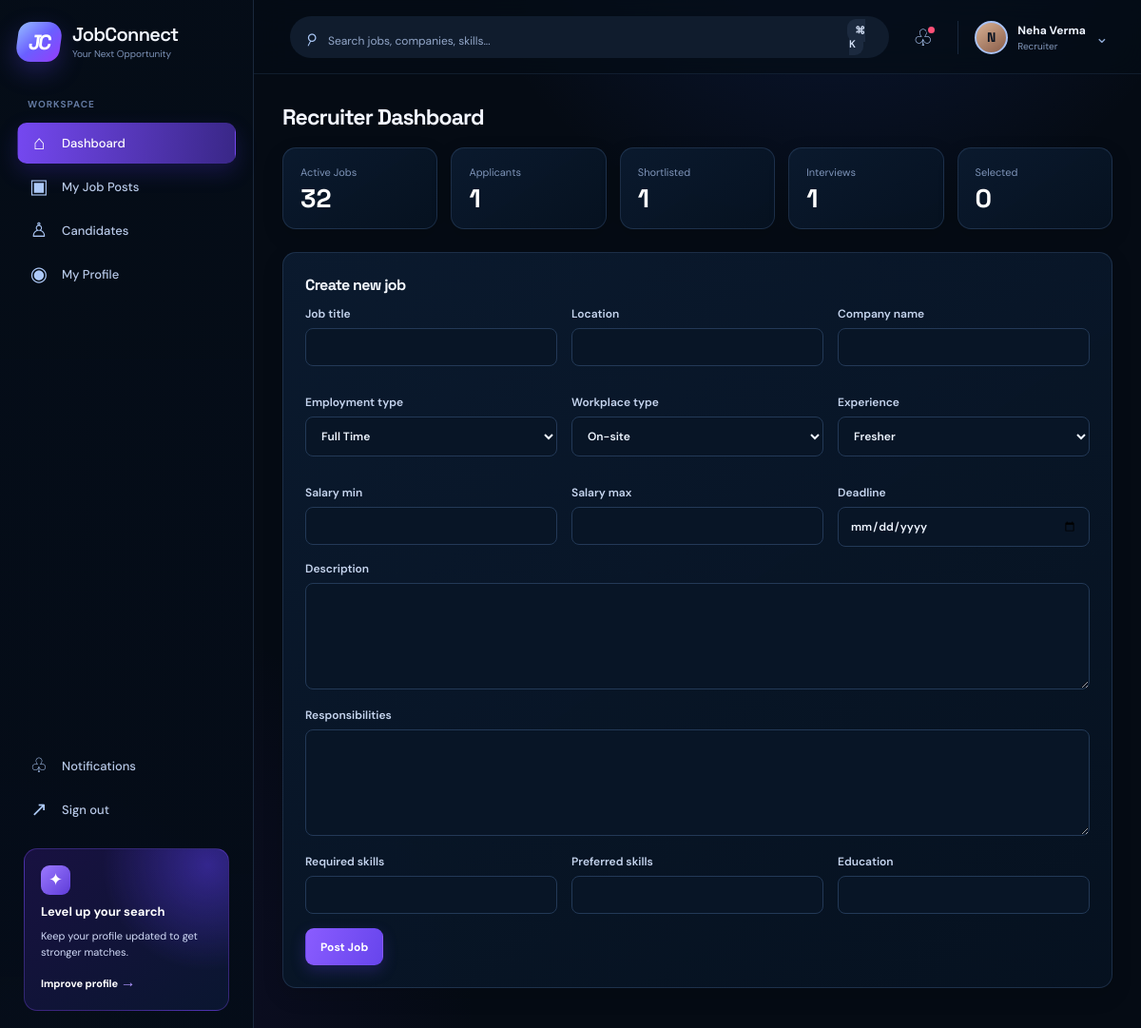
/dashboard (signed in), run on the app's committed database.
### tables this page shows
CREATE TABLE users (
            id INTEGER PRIMARY KEY AUTOINCREMENT,
            username TEXT UNIQUE NOT NULL,
            full_name TEXT NOT NULL,
            email TEXT UNIQUE NOT NULL,
            phone TEXT,
            password_hash TEXT NOT NULL,
            role TEXT NOT NULL,
            location TEXT,
            profile_image TEXT,
            created_at TEXT NOT NULL DEFAULT CURRENT_TIMESTAMP
        );

### backend/app.py (the view, shortened to what this page needs)
@app.route("/dashboard")
@login_required
def dashboard():
    user = get_current_user()
    if user["role"] == "recruiter":
        conn = get_db_connection()
        active_jobs = conn.execute("SELECT COUNT(*) FROM jobs WHERE recruiter_id = ? AND status = 'active'", (user["id"],)).fetchone()[0]
        applicants = conn.execute("SELECT COUNT(*) FROM applications a JOIN jobs j ON j.id = a.job_id WHERE j.recruiter_id = ?", (user["id"],)).fetchone()[0]
        shortlisted = conn.execute("SELECT COUNT(*) FROM applications a JOIN jobs j ON j.id = a.job_id WHERE j.recruiter_id = ? AND a.status = 'shortlisted'", (user["id"],)).fetchone()[0]
        interviews = conn.execute("SELECT COUNT(*) FROM interviews i JOIN applications a ON a.id = i.application_id JOIN jobs j ON j.id = a.job_id WHERE j.recruiter_id = ?", (user["id"],)).fetchone()[0]
        selected = conn.execute("SELECT COUNT(*) FROM applications a JOIN jobs j ON j.id = a.job_id WHERE j.recruiter_id = ? AND a.status = 'selected'", (user["id"],)).fetchone()[0]
        conn.close()
        return render_template(
            "recruiter_dashboard.html",
            user=user,
            active_jobs=active_jobs,
            applicants=applicants,
            shortlisted=shortlisted,
            interviews=interviews,
            selected=selected,
        )

### backend/app.py (called while the page is built, shortened)
def login_required(view):
    @wraps(view)
    def wrapped(*args, **kwargs):
        if not session.get("user_id"):
            flash("Please log in to continue.", "error")
            return redirect(url_for("login"))
        return view(*args, **kwargs)
    return wrapped

def get_current_user():
    user_id = session.get("user_id")
    if not user_id:
        return None
    conn = get_db_connection()
    user = conn.execute("SELECT * FROM users WHERE id = ?", (user_id,)).fetchone()
    conn.close()
    return dict(user) if user else None

def ensure_demo_data():
    conn = get_db_connection()
    user_count = conn.execute("SELECT COUNT(*) FROM users").fetchone()[0]
    if user_count > 0:
        conn.close()
        return

@app.before_request
def setup_demo_data():
    init_db()
    ensure_demo_data()

@app.context_processor
def inject_user():
    return {"current_user": get_current_user()}

### backend/database.py (called while the page is built)
def get_db_connection():
    conn = sqlite3.connect(DB_PATH)
    conn.row_factory = sqlite3.Row
    return conn

### frontend/templates/recruiter_dashboard.html (shortened to what this page needs)
{% extends 'base.html' %}
{% block content %}
<div class="container">
  <div class="section-heading">
    <h2>Recruiter Dashboard</h2>
  </div>
  <div class="stats-grid">
    <div class="stat-card"><div class="label">Active Jobs</div><div class="value">{{ active_jobs }}</div></div>
    <div class="stat-card"><div class="label">Applicants</div><div class="value">{{ applicants }}</div></div>
    <div class="stat-card"><div class="label">Shortlisted</div><div class="value">{{ shortlisted }}</div></div>
    <div class="stat-card"><div class="label">Interviews</div><div class="value">{{ interviews }}</div></div>
    <div class="stat-card"><div class="label">Selected</div><div class="value">{{ selected }}</div></div>
  </div>
  <div class="form-panel" style="margin-top: 24px;">
    <h3>Create new job</h3>
    <form method="POST" action="{{ url_for('create_job') }}">
      <div class="form-grid">
        <div class="form-row"><label>Job title<input type="text" name="title" /></label></div>
        <div class="form-row"><label>Location<input type="text" name="location" /></label></div>
        <div class="form-row"><label>Company name<input type="text" name="company_name" /></label></div>
        <div class="form-row"><label>Employment type<select name="employment_type"><option>Full Time</option><option>Part Time</option><option>Internship</option><option>Contract</option></select></label></div>
        <div class="form-row"><label>Workplace type<select name="workplace_type"><option>On-site</option><option>Hybrid</option><option>Remote</option></select></label></div>
        <div class="form-row"><label>Experience<select name="experience_level"><option>Fresher</option><option>Entry Level</option><option>1–2 Years</option><option>2–5 Years</option><option>5+ Years</option></select></label></div>
        <div class="form-row"><label>Salary min<input type="number" name="salary_min" /></label></div>
        <div class="form-row"><label>Salary max<input type="number" name="salary_max" /></label></div>
        <div class="form-row"><label>Deadline<input type="date" name="deadline" /></label></div>
      </div>
      <div class="form-row"><label>Description<textarea name="description"></textarea></label></div>
      <div class="form-row"><label>Responsibilities<textarea name="responsibilities"></textarea></label></div>
      <div class="form-grid">
        <div class="form-row"><label>Required skills<input type="text" name="required_skills" /></label></div>
        <div class="form-row"><label>Preferred skills<input type="text" name="preferred_skills" /></label></div>
        <div class="form-row"><label>Education<input type="text" name="education" /></label></div>
      </div>
      <button type="submit" class="btn btn-primary">Post Job</button>
    </form>
  </div>
</div>
{% endblock %}

### frontend/templates/base.html (shortened to what this page needs)
<!DOCTYPE html>
<html lang="en">
  <head>
    <link rel="stylesheet" href="{{ url_for('static', filename='css/style.css', v='8') }}" />
  </head>
  <body>
    {% set active = request.endpoint or '' %}
    <div class="page-shell {% if current_user %}signed-in{% else %}guest-shell{% endif %}">
      {% if current_user %}
      <aside class="sidebar" id="sidebar">
        <a class="brand-wrap" href="{{ url_for('dashboard') }}" aria-label="JobConnect dashboard">
          <span class="brand-mark">JC</span>
          <span><span class="brand-name">JobConnect</span><span class="brand-tag">Your Next Opportunity</span></span>
        </a>
        <nav class="sidebar-nav" aria-label="Main navigation">
          <p class="nav-label">Workspace</p>
          <a class="nav-link {% if active == 'dashboard' %}active{% endif %}" href="{{ url_for('dashboard') }}"><span class="nav-icon">⌂</span>Dashboard</a>
          {% if current_user.role == 'job_seeker' %}
          <a class="nav-link {% if active == 'profile' %}active{% endif %}" href="{{ url_for('profile') }}"><span class="nav-icon">♙</span>My Profile</a>
          <a class="nav-link {% if active == 'jobs' or active == 'search_results' or active == 'job_detail' %}active{% endif %}" href="{{ url_for('jobs') }}"><span class="nav-icon">⌕</span>Find Jobs</a>
          <a class="nav-link {% if active == 'saved_jobs' %}active{% endif %}" href="{{ url_for('saved_jobs') }}"><span class="nav-icon">♡</span>Saved Jobs</a>
          <a class="nav-link {% if active == 'applications_page' or active == 'application_detail' %}active{% endif %}" href="{{ url_for('applications_page') }}"><span class="nav-icon">▣</span>Applications</a>
          <a class="nav-link {% if active == 'interviews_page' or active == 'interview_detail' %}active{% endif %}" href="{{ url_for('interviews_page') }}"><span class="nav-icon">□</span>Interviews</a>
          <a class="nav-link {% if active == 'resume_management' %}active{% endif %}" href="{{ url_for('resume_management') }}"><span class="nav-icon">▤</span>Resume</a>
          <a class="nav-link {% if active == 'job_alerts' %}active{% endif %}" href="{{ url_for('job_alerts') }}"><span class="nav-icon">◉</span>Job Alerts</a>
          {% elif current_user.role == 'recruiter' %}
          <a class="nav-link {% if active == 'recruiter_jobs' %}active{% endif %}" href="{{ url_for('recruiter_jobs') }}"><span class="nav-icon">▣</span>My Job Posts</a>
          <a class="nav-link {% if active == 'recruiter_applicants' %}active{% endif %}" href="{{ url_for('recruiter_applicants') }}"><span class="nav-icon">♙</span>Candidates</a>
          <a class="nav-link {% if active == 'profile' %}active{% endif %}" href="{{ url_for('profile') }}"><span class="nav-icon">◉</span>My Profile</a>
          {% else %}
          <a class="nav-link {% if active == 'admin_users' %}active{% endif %}" href="{{ url_for('admin_users') }}"><span class="nav-icon">♙</span>Users</a>
          <a class="nav-link {% if active == 'admin_jobs' %}active{% endif %}" href="{{ url_for('admin_jobs') }}"><span class="nav-icon">▣</span>Job Listings</a>
          {% endif %}
        </nav>
        <div class="sidebar-bottom">
          <a class="nav-link {% if active == 'notifications_page' %}active{% endif %}" href="{{ url_for('notifications_page') }}"><span class="nav-icon">♧</span>Notifications</a>
          <a class="nav-link" href="{{ url_for('logout') }}"><span class="nav-icon">↗</span>Sign out</a>
          <div class="upgrade-card">
            <span class="upgrade-icon">✦</span><strong>Level up your search</strong>
            <span>Keep your profile updated to get stronger matches.</span>
            <a href="{{ url_for('profile') if current_user.role != 'admin' else url_for('dashboard') }}">Improve profile <b>→</b></a>
          </div>
        </div>
      </aside>
      <div class="workspace">
        <header class="topbar">
          <form method="GET" action="{{ url_for('search_results') }}" class="search-form">
            <span class="search-icon">⌕</span><input type="text" name="q" placeholder="Search jobs, companies, skills..." value="{{ request.args.get('q', '') }}" />
            <button type="submit" aria-label="Search">Search <kbd>⌘ K</kbd></button>
          </form>
          <div class="topbar-actions">
            <a href="{{ url_for('notifications_page') }}" class="round-action" aria-label="Notifications">♧</a>
            <a href="{{ url_for('profile') if current_user.role != 'admin' else url_for('dashboard') }}" class="user-menu"><span class="avatar">{{ current_user.full_name[:1]|upper }}</span><span class="user-menu-text"><b>{{ current_user.full_name }}</b><small>{{ current_user.role|replace('_', ' ')|title }}</small></span><span class="chevron">⌄</span></a>
          </div>
        </header>
      {% endif %}
      <main class="{% if current_user %}main-content{% else %}landing-main{% endif %}">{% block content %}{% endblock %}</main>
      {% if current_user %}</div>{% endif %}
    </div>
  </body>
</html>

### data on the page
users: full_name "N", full_name "Neha Verma", role "Recruiter"

### other printed values
{{ active_jobs }} "32"
{{ applicants }} "1"
{{ shortlisted }} "1"
{{ interviews }} "1"
{{ selected }} "0"
